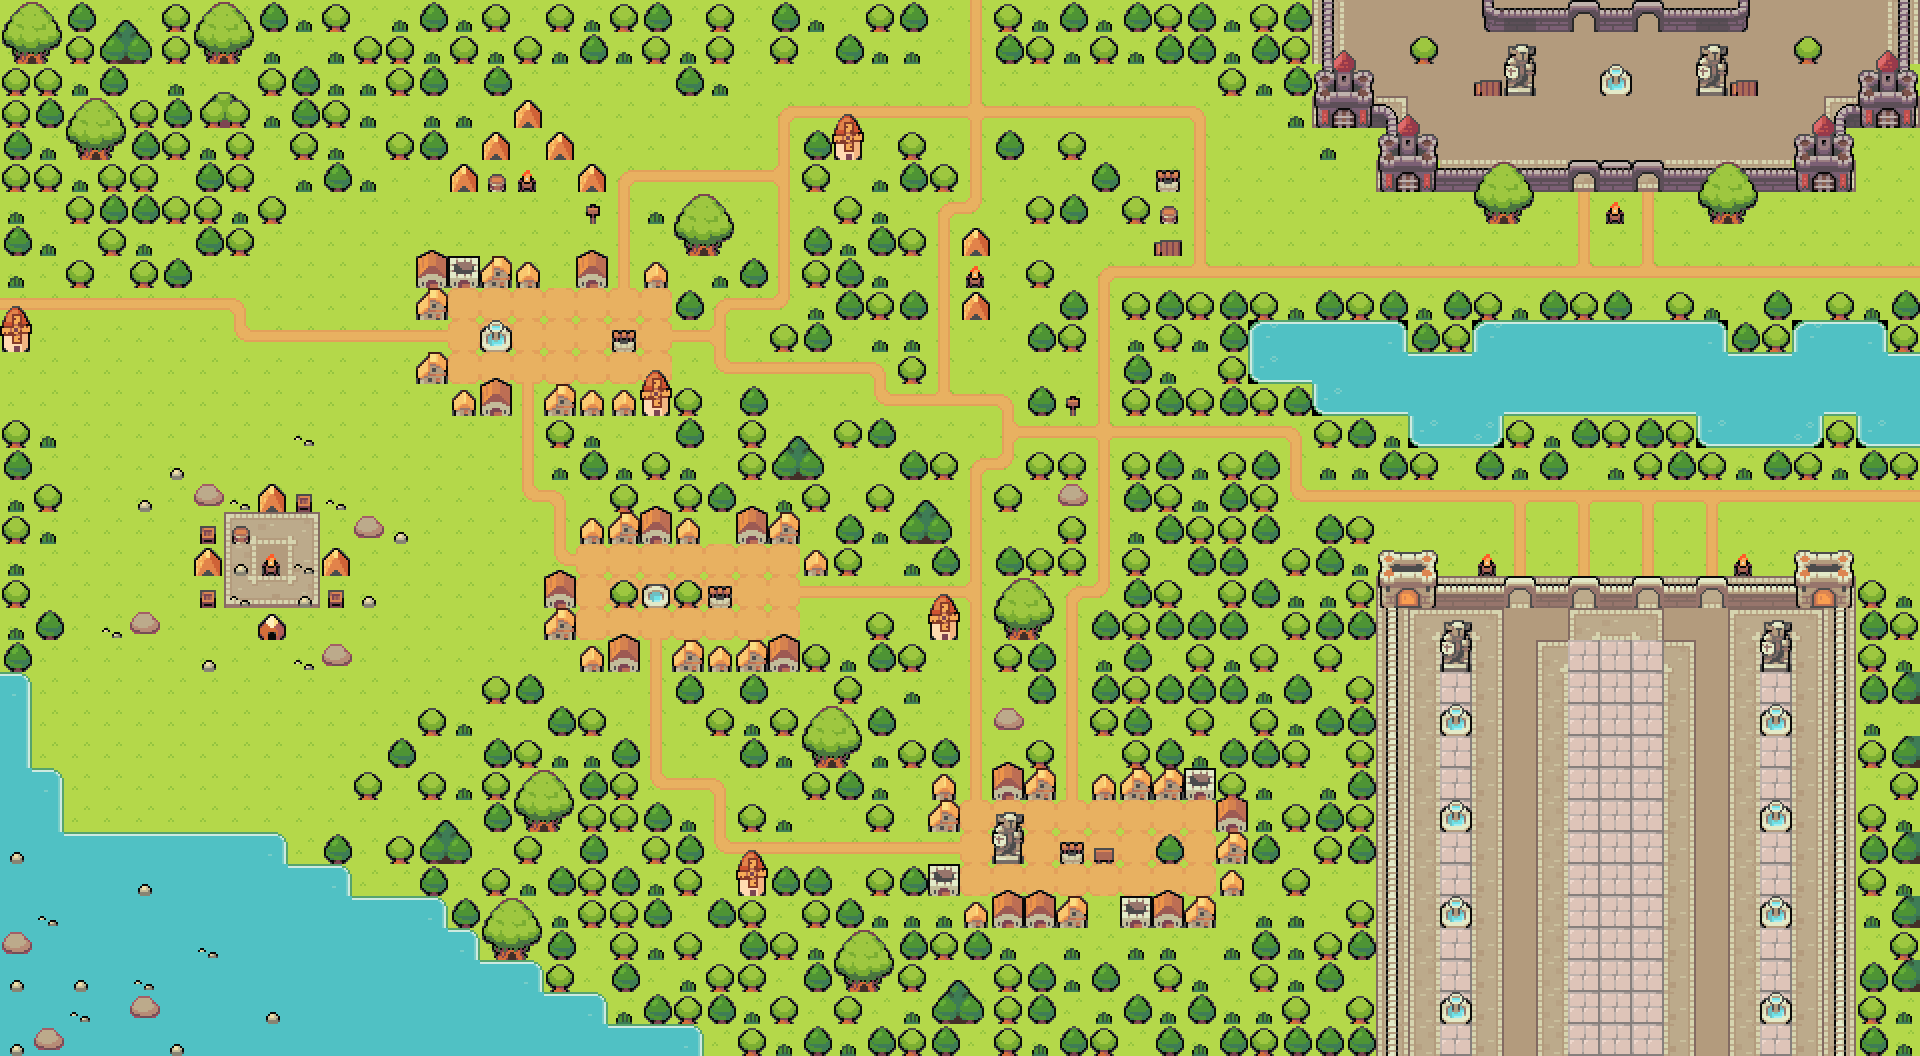

The image is a tile-based game level rendered from a .tmx file. Its description and source (layers, tilesets, objects; grid data summarised) follow:
An orthogonal 60x33 tile map with 32x32 px tiles, 5 tile layers (background, roads, water, buildings, ...).

<map version="1.0" tiledversion="1.0.1" orientation="orthogonal" renderorder="right-down" width="60" height="33" tilewidth="32" tileheight="32" nextobjectid="1">
 <tileset firstgid="1" source="buildings.tsx" />
 <layer name="background" width="60" height="33">
  <data>[1980 cells, 1980 non-empty, 18 distinct tile ids]</data>
 </layer>
 <layer name="roads" width="60" height="33">
  <data>[1980 cells, 339 non-empty, 28 distinct tile ids]</data>
 </layer>
 <layer name="water" width="60" height="33">
  <data>[1980 cells, 114 non-empty, 4 distinct tile ids]</data>
 </layer>
 <layer name="buildings" width="60" height="33">
  <data>[1980 cells, 206 non-empty, 45 distinct tile ids]</data>
 </layer>
 <layer name="plants" width="60" height="33">
  <data>[1980 cells, 604 non-empty, 21 distinct tile ids]</data>
 </layer>
</map>